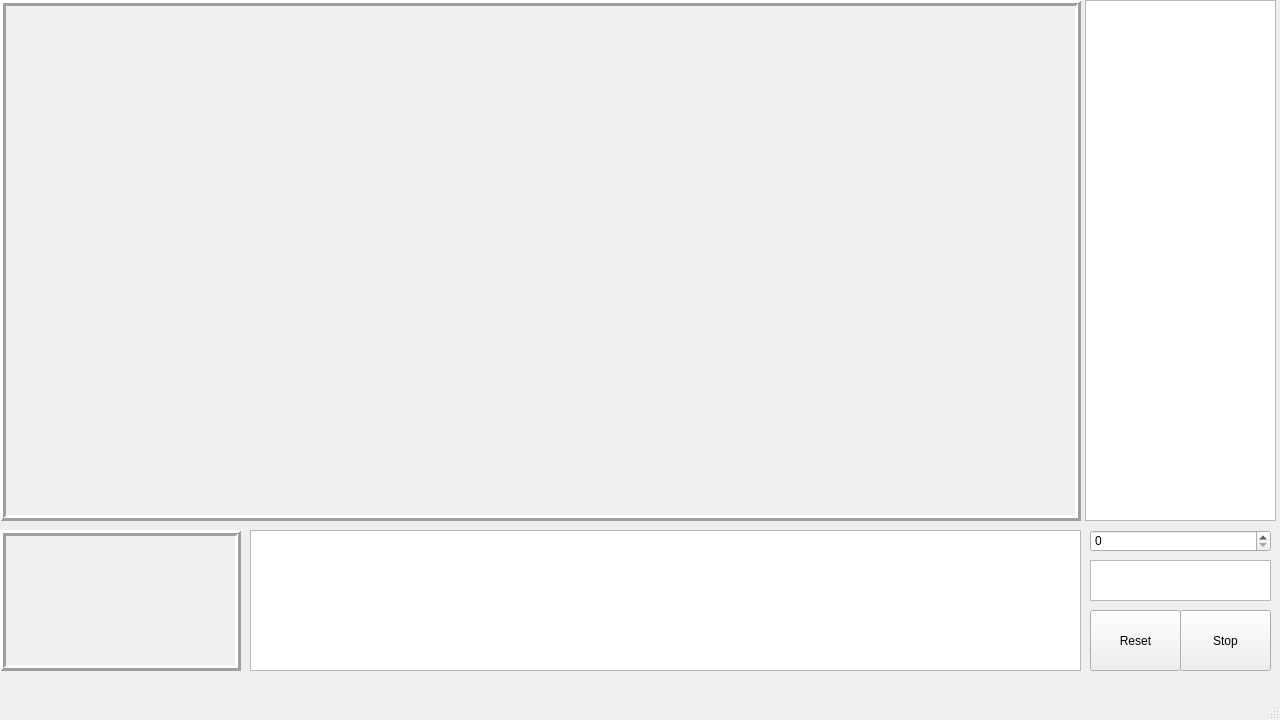
<?xml version="1.0" encoding="UTF-8"?>
<ui version="4.0">
 <class>MainWindow</class>
 <widget class="QMainWindow" name="MainWindow">
  <property name="geometry">
   <rect>
    <x>0</x>
    <y>0</y>
    <width>1280</width>
    <height>720</height>
   </rect>
  </property>
  <property name="windowTitle">
   <string>MainWindow</string>
  </property>
  <widget class="QWidget" name="centralwidget">
   <widget class="QLabel" name="maininput">
    <property name="geometry">
     <rect>
      <x>0</x>
      <y>0</y>
      <width>1081</width>
      <height>521</height>
     </rect>
    </property>
    <property name="frameShape">
     <enum>QFrame::Box</enum>
    </property>
    <property name="frameShadow">
     <enum>QFrame::Raised</enum>
    </property>
    <property name="lineWidth">
     <number>3</number>
    </property>
    <property name="text">
     <string/>
    </property>
   </widget>
   <widget class="QTextBrowser" name="Stats">
    <property name="geometry">
     <rect>
      <x>1085</x>
      <y>0</y>
      <width>191</width>
      <height>521</height>
     </rect>
    </property>
   </widget>
   <widget class="QLabel" name="licenseplate">
    <property name="geometry">
     <rect>
      <x>0</x>
      <y>530</y>
      <width>241</width>
      <height>141</height>
     </rect>
    </property>
    <property name="frameShape">
     <enum>QFrame::Box</enum>
    </property>
    <property name="frameShadow">
     <enum>QFrame::Raised</enum>
    </property>
    <property name="lineWidth">
     <number>3</number>
    </property>
    <property name="text">
     <string/>
    </property>
   </widget>
   <widget class="QTextBrowser" name="programresult">
    <property name="geometry">
     <rect>
      <x>250</x>
      <y>530</y>
      <width>831</width>
      <height>141</height>
     </rect>
    </property>
   </widget>
   <widget class="QSpinBox" name="VideoInput">
    <property name="geometry">
     <rect>
      <x>1090</x>
      <y>530</y>
      <width>181</width>
      <height>22</height>
     </rect>
    </property>
   </widget>
   <widget class="QTextBrowser" name="Runtime">
    <property name="geometry">
     <rect>
      <x>1090</x>
      <y>560</y>
      <width>181</width>
      <height>41</height>
     </rect>
    </property>
   </widget>
   <widget class="QPushButton" name="Reset">
    <property name="geometry">
     <rect>
      <x>1090</x>
      <y>610</y>
      <width>91</width>
      <height>61</height>
     </rect>
    </property>
    <property name="text">
     <string>Reset</string>
    </property>
   </widget>
   <widget class="QPushButton" name="Stop">
    <property name="geometry">
     <rect>
      <x>1180</x>
      <y>610</y>
      <width>91</width>
      <height>61</height>
     </rect>
    </property>
    <property name="text">
     <string>Stop</string>
    </property>
   </widget>
  </widget>
  <widget class="QMenuBar" name="menubar">
   <property name="geometry">
    <rect>
     <x>0</x>
     <y>0</y>
     <width>1280</width>
     <height>21</height>
    </rect>
   </property>
  </widget>
  <widget class="QStatusBar" name="statusbar"/>
 </widget>
 <resources/>
 <connections/>
</ui>
